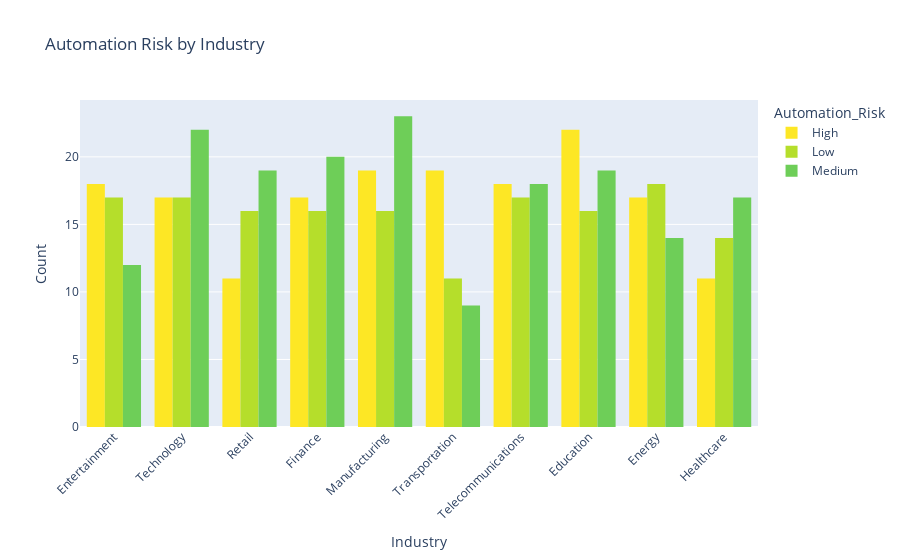

Write notebook code for a chart like this one.
### Code cell
# Automation Risk by Industry
fig = px.histogram(automation_job_market_df, x='Industry', color='Automation_Risk', barmode='group', title='Automation Risk by Industry', color_discrete_sequence=px.colors.sequential.Viridis_r)

fig.update_layout(xaxis_title='Industry', yaxis_title='Count', xaxis_tickangle=-45)

fig.show()

### Figure 1 — Plotly figure (JSON) as saved in the notebook; plotly's stock layout.template omitted (floating-point values rounded to 4 significant figures; data arrays with more than 128 entries replaced by an {"elided": "..."} marker saying what was removed)
{"data": [{"alignmentgroup": "True", "bingroup": "x", "hovertemplate": "Automation_Risk=High<br>Industry=%{x}<br>count=%{y}<extra></extra>", "legendgroup": "High", "marker": {"color": "#fde725", "pattern": {"shape": ""}}, "name": "High", "offsetgroup": "High", "orientation": "v", "showlegend": true, "type": "histogram", "x": {"elided": "169 str values"}, "xaxis": "x", "yaxis": "y"}, {"alignmentgroup": "True", "bingroup": "x", "hovertemplate": "Automation_Risk=Low<br>Industry=%{x}<br>count=%{y}<extra></extra>", "legendgroup": "Low", "marker": {"color": "#b5de2b", "pattern": {"shape": ""}}, "name": "Low", "offsetgroup": "Low", "orientation": "v", "showlegend": true, "type": "histogram", "x": {"elided": "158 str values"}, "xaxis": "x", "yaxis": "y"}, {"alignmentgroup": "True", "bingroup": "x", "hovertemplate": "Automation_Risk=Medium<br>Industry=%{x}<br>count=%{y}<extra></extra>", "legendgroup": "Medium", "marker": {"color": "#6ece58", "pattern": {"shape": ""}}, "name": "Medium", "offsetgroup": "Medium", "orientation": "v", "showlegend": true, "type": "histogram", "x": {"elided": "173 str values"}, "xaxis": "x", "yaxis": "y"}], "layout": {"barmode": "group", "legend": {"title": {"text": "Automation_Risk"}, "tracegroupgap": 0}, "title": {"text": "Automation Risk by Industry"}, "xaxis": {"anchor": "y", "domain": [0, 1], "tickangle": -45, "title": {"text": "Industry"}}, "yaxis": {"anchor": "x", "domain": [0, 1], "title": {"text": "Count"}}}}
